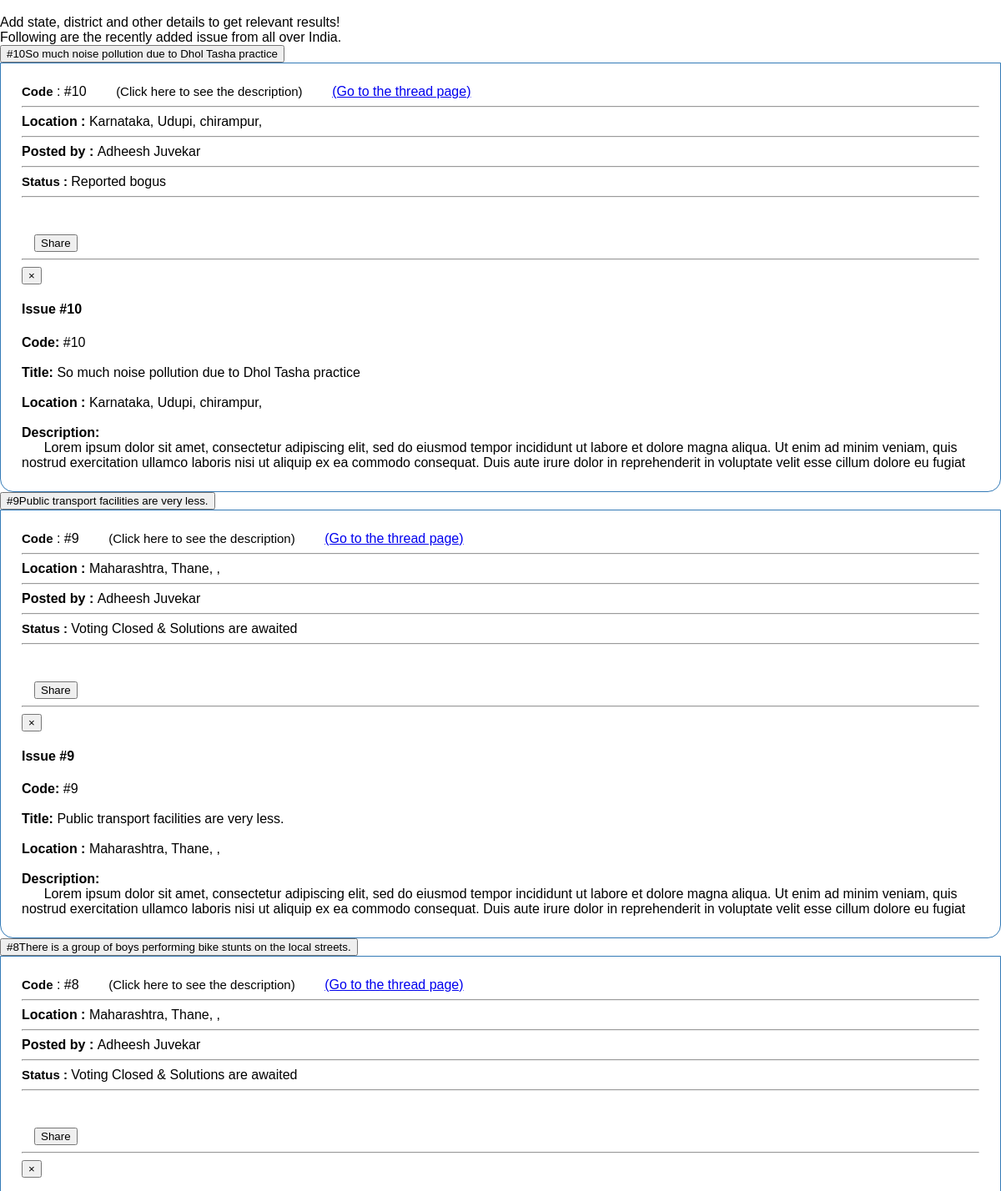
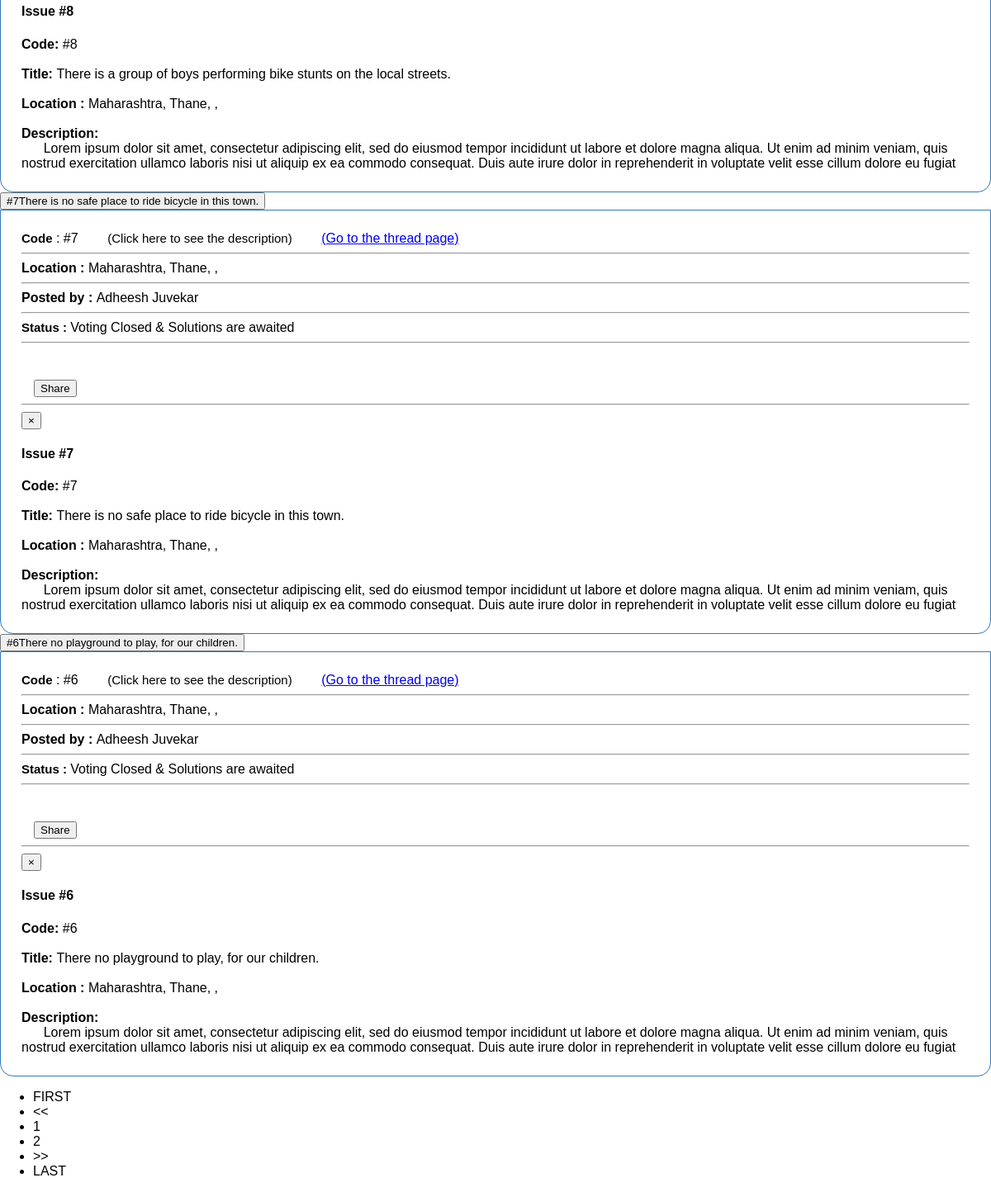
Page /issue-display.php on the committed database (2 pictures, top to bottom).
### tables this page shows
CREATE TABLE `issue` (
  `issue_id` int(11) NOT NULL,
  `user_id` int(11) NOT NULL,
  `added_on` timestamp NULL DEFAULT NULL,
  `district_id` int(11) NOT NULL,
  `region_id` int(11) NOT NULL,
  `locality` varchar(20) NOT NULL,
  `pincode` varchar(6) NOT NULL,
  `title` varchar(100) NOT NULL,
  `description` varchar(1500) NOT NULL,
  `upvote_count` int(11) NOT NULL,
  `bogus_count` int(11) NOT NULL,
  `duplicate_count` int(11) NOT NULL,
  `solution_count` int(11) NOT NULL,
  `approved_solution` tinyint(1) NOT NULL DEFAULT '0'
);

CREATE TABLE `state` (
  `state_id` int(11) NOT NULL,
  `state_name` varchar(20) NOT NULL
);

CREATE TABLE `district` (
  `district_id` int(11) NOT NULL,
  `state_id` int(11) NOT NULL,
  `district_name` varchar(20) NOT NULL
);

CREATE TABLE `user` (
  `user_id` int(11) NOT NULL,
  `user_email` varchar(30) NOT NULL,
  `fname` varchar(20) DEFAULT NULL,
  `lname` varchar(20) DEFAULT NULL,
  `mobile_number` varchar(13) DEFAULT NULL,
  `district_id` int(11) DEFAULT NULL
);

### issue-collapse.php (the view, shortened to what this page needs)
<?php
	require_once('functions/func_in.php');
?>
<button type="button" class="btn btn btn-default btn-lg btn-block btn-social" data-toggle="collapse" data-target="#demo<?php echo $i; ?>">
	<?php echo "<font style='font-size: 1em;'>#".$row["issue_id"]."</font>".$row["title"]; ?>
</button>
<br>
<div id="demo<?php echo $i; ?>" class="<?php if($no_of_results == 1) echo"panel-collapse collapse-in body"; else echo "collapse body"; ?>">
	<b id="code">Code</b> :  <?php echo "#".$row["issue_id"]; ?>	&nbsp;&nbsp;&nbsp;&nbsp;&nbsp;&nbsp;
	<a id='code' data-toggle='modal' data-target='#myModal<?php echo $row['issue_id']; ?>' data-id='<?php echo $row['issue_id']; ?>' class='view_data' >(Click here to see the description)</a> &nbsp;&nbsp;&nbsp;&nbsp;&nbsp;&nbsp;
    <a href="../thread.php?issueid=<?php echo $row['issue_id']; ?>">(Go to the thread page)</a>
	<br><hr>
	<b>Location : </b>
	<?php
		$district_issue = $row['district_id'];
		$getdistname = "SELECT * FROM district WHERE district_id = $district_issue";
		$resultdistname = $conn->query($getdistname);
		$arr = $resultdistname->fetch_assoc();
		$distname_issue = $arr['district_name'];
		$state_issue = $arr['state_id'];
		$getstatename = "SELECT * FROM state WHERE state_id = $state_issue";
		$resultstatename = $conn->query($getstatename);
		$arr = $resultstatename->fetch_assoc();
		$statename_issue = $arr['state_name'];
		echo $statename_issue.", ".$distname_issue.", ".$row['locality'].", ".$row['pincode'];
	?>
	<br><hr>
	<?php
		echo  postedBy($row['issue_id']);
	?>
	<br><hr>
	<?php
		$id = $row['issue_id'];
		echo "<b id='code'>Status : </b>";
		$status = status($row['issue_id']);
		switch($status){
			case 1:
				echo "Voting Closed & Solutions are awaited";
				break;
			case 5:
				echo "Reported bogus";
				break;
		}
	?>
	<hr>
	<?php
		if($instlogin){
			require('inst-issue-btns.php');
		}
		else{
			require('user-issue-btns.php');
		}
	?>
</div>

### issue-display.php (shortened to what this page needs)
<!DOCTYPE html>
<html>
<head>
	<link rel="stylesheet" href="problemdescription.css">
</head>
<body>
	<?php
		if(isset($_SESSION['$email']))
		{
			$instlogin = false;
			$login=true;
			$email = $_SESSION['$email'];
		}
		else if(isset($_SESSION['$cemail'])){
			$cemail = $_SESSION['$cemail'];
			$inst_id = $_SESSION['$inst_id'];
			$instlogin = true;
			$login = false;
		}
		else
		{
			$login=false;
			$instlogin = false;
		}
		if(!isset($_GET['sql'])){
			$sql = "SELECT * FROM issue WHERE 1";
		}
		else{
			$sql = $_GET['sql'];
		}
		$sqlDisplay = $sql." ORDER BY issue.issue_id desc";
		require('functions/dataBaseConn.php');
		$result = $conn->query($sqlDisplay);
		$no_of_results = $result->num_rows;
			?>	<br><br>
			<?php
		$results_per_page=5;
		$no_of_pages= ceil($no_of_results/$results_per_page);
		if(!isset($_GET['page']))
		{
			$page=1;
		}
		else
		{
			$page=$_GET['page'];
		}
		$start_limit=($page-1)*$results_per_page;
		if($page>1)
		{
			$pre=$page-1;
		}
		else
		{
			$pre=1;
		}
		if($page<$no_of_pages)
		{
			$next=$page+1;
		}
		else
		{
			$next=$no_of_pages;
		}
		$sql2= $sqlDisplay." LIMIT ".$start_limit.','.$results_per_page;
		$result=$conn->query($sql2);
	?>
	<?php
	if($login){
		if(!isset($_SESSION['district_id'])){
	?>
			<br>
			<div class="alert alert-success text-center">
				<a onclick="loadDoc('profile.php','field'); $('#searchBar').hide();">Update your profile</a> to get relevant results.
			</div>
			<div class="alert alert-warning text-center">
				Following are the recently added issue from all over India.
			</div>
	<?php
		}
	}
	else if(!$instlogin){
	?>
		<br>
		<div class="alert alert-success text-center">
			Add state, district and other details to get relevant results!
		</div>
		<div class="alert alert-warning text-center">
			Following are the recently added issue from all over India.
		</div>
	<?php
	}
	?>
	<div id="problem">
		<?php
		$i = 1;
		while($row=$result->fetch_assoc())
		{
			require("issue-collapse.php");
			$i++;
		}
		?>
	</div>
		<?php
		if($no_of_pages > 1 ){
		?>
		<div class="container">
			<ul class="pagination">
				<?php echo "<li><a onclick='javascript:loadDoc(\"../issue-display.php?sql=".$sql."&page=1\",\"field\")' class='button'>FIRST</a></li>"; ?>
				<?php echo "<li><a onclick='javascript:loadDoc(\"../issue-display.php?sql=".$sql."&page=".$pre."\",\"field\")' class='button'><<</a></li>"; ?>
				<?php
					for($page=1;$page<=$no_of_pages;$page++)
					{
						$url = "../issue-display.php?sql=".$sql."&page=".$page."";
						echo "<li><a onclick='javascript:loadDoc(\"".$url."\",\"field\")'>".$page."</a></li>";
					}
					echo "<li><a onclick='javascript:loadDoc(\"../issue-display.php?sql=".$sql."&page=".$next."\",\"field\")' class='button'>>></a></li>";
					echo "<li><a onclick='javascript:loadDoc(\"../issue-display.php?sql=".$sql."&page=".$no_of_pages."\",\"field\")' class='button'>LAST</a></li>";
				?>
			</ul>
		</div>
		<?php } ?>
</body>
</html>

### functions/func_in.php (shortened to what this page needs)
<?php
    function status($issueid)
	{
		include 'dataBaseConn.php';
		$sql= "SELECT *FROM issue WHERE issue_id =$issueid";
		$result = $conn->query($sql);
		$row = $result->fetch_assoc();
		if($row['upvote_count']>=UPVOTE_THRESHOLD)
		{
			if($row['bogus_count']>BOGUS_THRESHOLD)
			{
				return 5;
			}
			else
			{
				if($row['duplicate_count']>DUPLICATE_THRESHOLD)
				{
					return 4;
				}
				else{
					if($row['approved_solution']>LIKE_THRESHOLD)
					{
						return 3;
					}
					else
					{
						if($row['solution_count']>0)
						{
							return 2;
						}
						else
						{
							return 1;
						}
					}
				}
			}
		}
		else
		{
			return 0;
		}
	}
	function postedBy($id)
	{
		include 'dataBaseConn.php';
        $sql="select *from issue  inner join user on issue.user_id=user.user_id where issue.issue_id=$id";
        $result=$conn->query($sql);
        $row = $result->fetch_assoc();
        echo"<b> Posted by : </b>". $row['fname']. "  ".$row['lname'];
    }
?>

### user-issue-btns.php (shortened to what this page needs)
<div id="upvote<?php echo $row['issue_id'] ?>" >
	<?php
	require_once('functions/func_in.php');
	if($login)
	{
		if($row['user_id'] == getUserId($email))
		{
			echo "You've added this issue!";
		}
		else{
			if(status($issueid)==0&&status($issueid)!=1&&status($issueid)!=2&&status($issueid)!=3&&status($issueid)!=4)
			{
				if(userStatus($email,$row['issue_id'])){
					echo "<button style='margin-left: 15px' class='btn btn-default' onclick=\"javasccript:loadDoc('dip.php?issueid=".$row['issue_id']."&userid=".$row['user_id']."','upvote".$row['issue_id']."')\">Upvote</button><br><br>". NumberOfCounts($issueid);
				}
				else{
					echo "You've Already Upvoted this issue!";
				}
			}
		}
	}
	else
	{
		if(status($issueid)==0)
			{
				?>
					<button style='margin-left: 15px' class='btn btn-default' data-toggle='modal' data-target='#userLogin'  >Upvote </button><i> &nbsp;(Requires login)</i>
					<br><br><?php NumberOfCounts($issueid)?>
				<?php
			}
	}
	$issue=$row['issue_id'];
	$title=$row['title'];
	?>
	<br>
	<br>
	<div id="url">
	<button style='margin-left: 15px' class='btn btn-default' onclick="javascript:loadDoc('midshare.php?issueid=<?php echo $issue?>&titleid=<?php echo $title?>','url')">Share</button>
	</div>
</div>
<hr>
<?php
	require('issue-desc.php');
?>

### issue-desc.php
<div class="modal fade" id='myModal<?php echo $id; ?>' tabindex="-1" role="dialog" aria-labelledby="myLargeModalLabel"
	aria-hidden="true">
	<div class="modal-dialog modal-md " role="document">
		<div class="modal-content">
			<div class="modal-header">
				<button type="button" class="close" data-dismiss="modal" aria-hidden="true">
					×</button>
				<h4 class="modal-title" id="myModalLabel">Issue<?php echo " #".$id; ?></h4>
			</div>
			<div class="modal-body">
				<?php
					$sql3="Select * from issue where issue_id='$id'";
					$result3=$conn->query($sql3);
					$rowresult3= mysqli_fetch_array($result3);
					echo "<b>Code: </b>#".$id;
					echo "<br><br><b>Title: </b>".$rowresult3['title'];
                    echo "<br><br><b>Location : </b>";
                    $district_issue = $row['district_id'];
                    $getdistname = "SELECT * FROM district WHERE district_id = $district_issue";
                    $resultdistname = $conn->query($getdistname);
                    $arr = $resultdistname->fetch_assoc();
                    $distname_issue = $arr['district_name'];
                    $state_issue = $arr['state_id'];
                    $getstatename = "SELECT * FROM state WHERE state_id = $state_issue";
                    $resultstatename = $conn->query($getstatename);
                    $arr = $resultstatename->fetch_assoc();
                    $statename_issue = $arr['state_name'];
                    echo $statename_issue.", ".$distname_issue.", ".$row['locality'].", ".$row['pincode'];
					echo "<br><br><b>Description: </b>";
					echo "<br>&nbsp;&nbsp;&nbsp;&nbsp;&nbsp;&nbsp".$row['description'];
				?>
			</div>
		</div>
	</div>
</div>

### institute/problemdescription.css (style rules this page uses)
body { margin: 0; padding: 0; font-family:helvetica; }
.body { padding: 25px; border: 0.5px solid #337ab7; background:3F9FBA; border-bottom-left-radius: 1em; border-bottom-right-radius: 1em; }
#code { font-size:15px; }

### rows in the picture
issue: issue_id "10", title "So much noise pollution due to Dhol Tasha practice", state.state_name "Karnataka", district.district_name "Udupi", locality "chirampur", user.fname "Adheesh", user.lname "Juvekar", bogus_count "Reported bogus", description "Lorem ipsum dolor sit amet, consectetur adipiscing elit, sed do eiusmod tempor incididunt ut labore et dolore magna aliqua. Ut enim ad minim veniam, quis nostrud exercitation ullamco laboris nisi ut aliquip ex ea commodo consequat. Duis aute irure dolor in reprehenderit in voluptate velit esse cillum dolore eu fugiat"
issue: issue_id "9", title "Public transport facilities are very less.", state.state_name "Maharashtra", district.district_name "Thane", user.fname "Adheesh", user.lname "Juvekar", solution_count "Voting Closed & Solutions are awaited", description "Lorem ipsum dolor sit amet, consectetur adipiscing elit, sed do eiusmod tempor incididunt ut labore et dolore magna aliqua. Ut enim ad minim veniam, quis nostrud exercitation ullamco laboris nisi ut aliquip ex ea commodo consequat. Duis aute irure dolor in reprehenderit in voluptate velit esse cillum dolore eu fugiat"
issue: issue_id "8", title "There is a group of boys performing bike stunts on the local streets.", state.state_name "Maharashtra", district.district_name "Thane", user.fname "Adheesh", user.lname "Juvekar", solution_count "Voting Closed & Solutions are awaited", description "Lorem ipsum dolor sit amet, consectetur adipiscing elit, sed do eiusmod tempor incididunt ut labore et dolore magna aliqua. Ut enim ad minim veniam, quis nostrud exercitation ullamco laboris nisi ut aliquip ex ea commodo consequat. Duis aute irure dolor in reprehenderit in voluptate velit esse cillum dolore eu fugiat"
issue: issue_id "7", title "There is no safe place to ride bicycle in this town.", state.state_name "Maharashtra", district.district_name "Thane", user.fname "Adheesh", user.lname "Juvekar", solution_count "Voting Closed & Solutions are awaited", description "Lorem ipsum dolor sit amet, consectetur adipiscing elit, sed do eiusmod tempor incididunt ut labore et dolore magna aliqua. Ut enim ad minim veniam, quis nostrud exercitation ullamco laboris nisi ut aliquip ex ea commodo consequat. Duis aute irure dolor in reprehenderit in voluptate velit esse cillum dolore eu fugiat"
issue: issue_id "6", title "There no playground to play, for our children.", state.state_name "Maharashtra", district.district_name "Thane", user.fname "Adheesh", user.lname "Juvekar", solution_count "Voting Closed & Solutions are awaited", description "Lorem ipsum dolor sit amet, consectetur adipiscing elit, sed do eiusmod tempor incididunt ut labore et dolore magna aliqua. Ut enim ad minim veniam, quis nostrud exercitation ullamco laboris nisi ut aliquip ex ea commodo consequat. Duis aute irure dolor in reprehenderit in voluptate velit esse cillum dolore eu fugiat"
